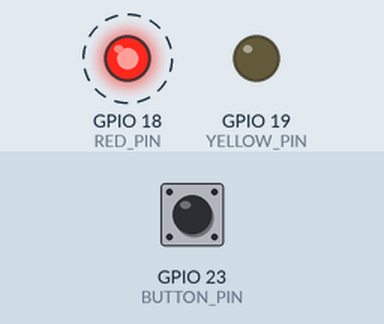
Simulated run of this sketch. Board: ESP32. On the bench: output pins drawn as LEDs (lit = HIGH). Dashed ring = blinking. Inputs (shaded band) come from the test bench; at power-on: GPIO 23 (BUTTON_PIN) HIGH.

Above: at 4.8 s.
4.9 s: GPIO 23 (BUTTON_PIN) pulled LOW for 2.35 s
At 6.3 s:
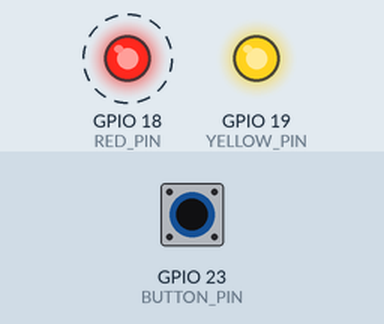
Timing chart, 0 to 14.7 s (numbered marks = the images above; inputs shaded):
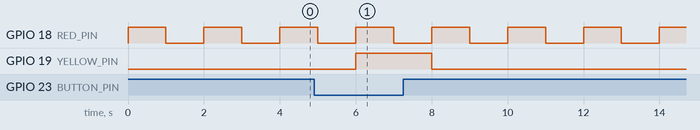

The sketch:

cpp.ino
```cpp
#include <Arduino.h>

const int RED_PIN = 18;
const int YELLOW_PIN = 19;
const int BUTTON_PIN = 23;

void setup() {
  pinMode(RED_PIN, OUTPUT);
  pinMode(YELLOW_PIN, OUTPUT);
  pinMode(BUTTON_PIN, INPUT_PULLUP);
  digitalWrite(RED_PIN, LOW);
  digitalWrite(YELLOW_PIN, LOW);
}

void loop() {
  // Si legge soltanto qui: una pressione tra due letture puo' andare persa.
  digitalWrite(YELLOW_PIN, digitalRead(BUTTON_PIN) == LOW ? HIGH : LOW);
  digitalWrite(RED_PIN, HIGH);
  delay(1000);
  digitalWrite(RED_PIN, LOW);
  delay(1000);
}
```

Measured:
- after the input at 4.9 s, GPIO 19 (YELLOW_PIN): LOW → HIGH after 1.1 s, → LOW 2.0 s later
- by itself, GPIO 18 (RED_PIN): alternates HIGH for 1.0 s and LOW for 1.0 s
